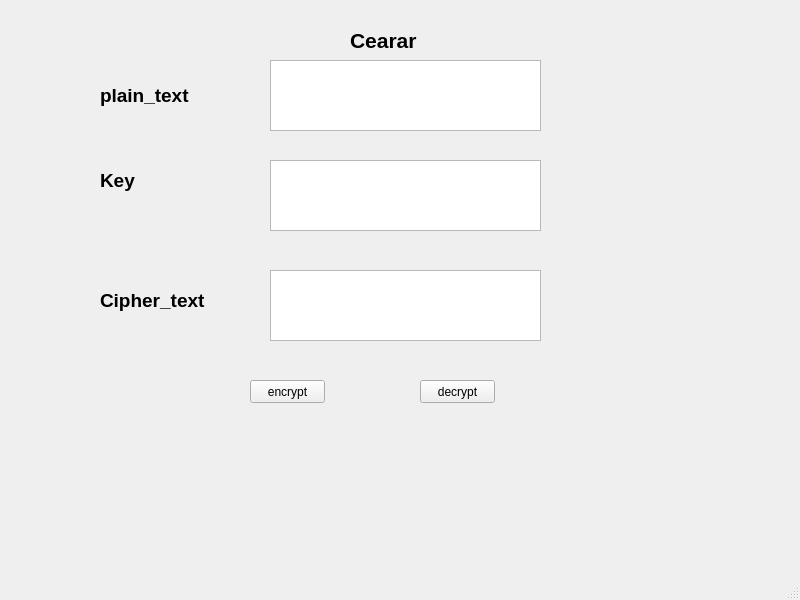
<?xml version="1.0" encoding="UTF-8"?>
<ui version="4.0">
 <class>MainWindow</class>
 <widget class="QMainWindow" name="MainWindow">
  <property name="geometry">
   <rect>
    <x>0</x>
    <y>0</y>
    <width>800</width>
    <height>600</height>
   </rect>
  </property>
  <property name="windowTitle">
   <string>MainWindow</string>
  </property>
  <widget class="QWidget" name="centralwidget">
   <widget class="QPushButton" name="btn_encrypt">
    <property name="geometry">
     <rect>
      <x>250</x>
      <y>380</y>
      <width>75</width>
      <height>23</height>
     </rect>
    </property>
    <property name="text">
     <string>encrypt</string>
    </property>
   </widget>
   <widget class="QPushButton" name="btn_decrypt">
    <property name="geometry">
     <rect>
      <x>420</x>
      <y>380</y>
      <width>75</width>
      <height>23</height>
     </rect>
    </property>
    <property name="text">
     <string>decrypt</string>
    </property>
   </widget>
   <widget class="QPlainTextEdit" name="txt_plain_text">
    <property name="geometry">
     <rect>
      <x>270</x>
      <y>60</y>
      <width>271</width>
      <height>71</height>
     </rect>
    </property>
   </widget>
   <widget class="QLabel" name="label">
    <property name="geometry">
     <rect>
      <x>100</x>
      <y>70</y>
      <width>131</width>
      <height>51</height>
     </rect>
    </property>
    <property name="font">
     <font>
      <pointsize>14</pointsize>
      <weight>75</weight>
      <bold>true</bold>
     </font>
    </property>
    <property name="text">
     <string>plain_text</string>
    </property>
   </widget>
   <widget class="QLabel" name="label_2">
    <property name="geometry">
     <rect>
      <x>100</x>
      <y>160</y>
      <width>91</width>
      <height>41</height>
     </rect>
    </property>
    <property name="font">
     <font>
      <pointsize>14</pointsize>
      <weight>75</weight>
      <bold>true</bold>
     </font>
    </property>
    <property name="text">
     <string>Key</string>
    </property>
   </widget>
   <widget class="QLabel" name="label_3">
    <property name="geometry">
     <rect>
      <x>100</x>
      <y>280</y>
      <width>121</width>
      <height>41</height>
     </rect>
    </property>
    <property name="font">
     <font>
      <pointsize>14</pointsize>
      <weight>75</weight>
      <bold>true</bold>
     </font>
    </property>
    <property name="text">
     <string>Cipher_text</string>
    </property>
   </widget>
   <widget class="QLabel" name="label_4">
    <property name="geometry">
     <rect>
      <x>350</x>
      <y>20</y>
      <width>171</width>
      <height>41</height>
     </rect>
    </property>
    <property name="font">
     <font>
      <pointsize>16</pointsize>
      <weight>75</weight>
      <bold>true</bold>
     </font>
    </property>
    <property name="text">
     <string>Cearar</string>
    </property>
   </widget>
   <widget class="QPlainTextEdit" name="txt_key">
    <property name="geometry">
     <rect>
      <x>270</x>
      <y>160</y>
      <width>271</width>
      <height>71</height>
     </rect>
    </property>
   </widget>
   <widget class="QPlainTextEdit" name="txt_cipher_text">
    <property name="geometry">
     <rect>
      <x>270</x>
      <y>270</y>
      <width>271</width>
      <height>71</height>
     </rect>
    </property>
   </widget>
  </widget>
  <widget class="QMenuBar" name="menubar">
   <property name="geometry">
    <rect>
     <x>0</x>
     <y>0</y>
     <width>800</width>
     <height>21</height>
    </rect>
   </property>
  </widget>
  <widget class="QStatusBar" name="statusbar"/>
 </widget>
 <resources/>
 <connections/>
</ui>
